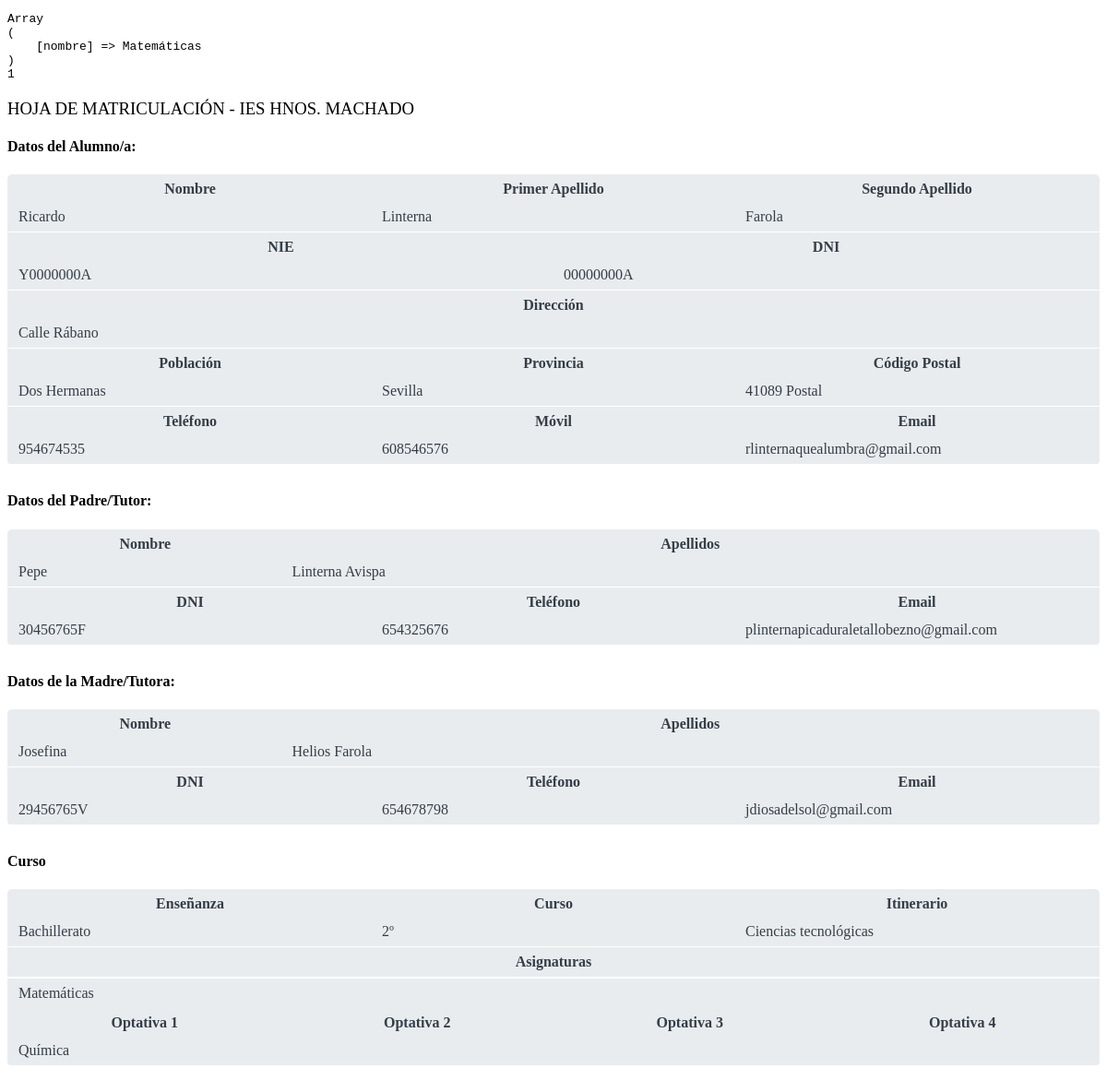
Page /php/matricula.php (signed in) on the earlier database version.
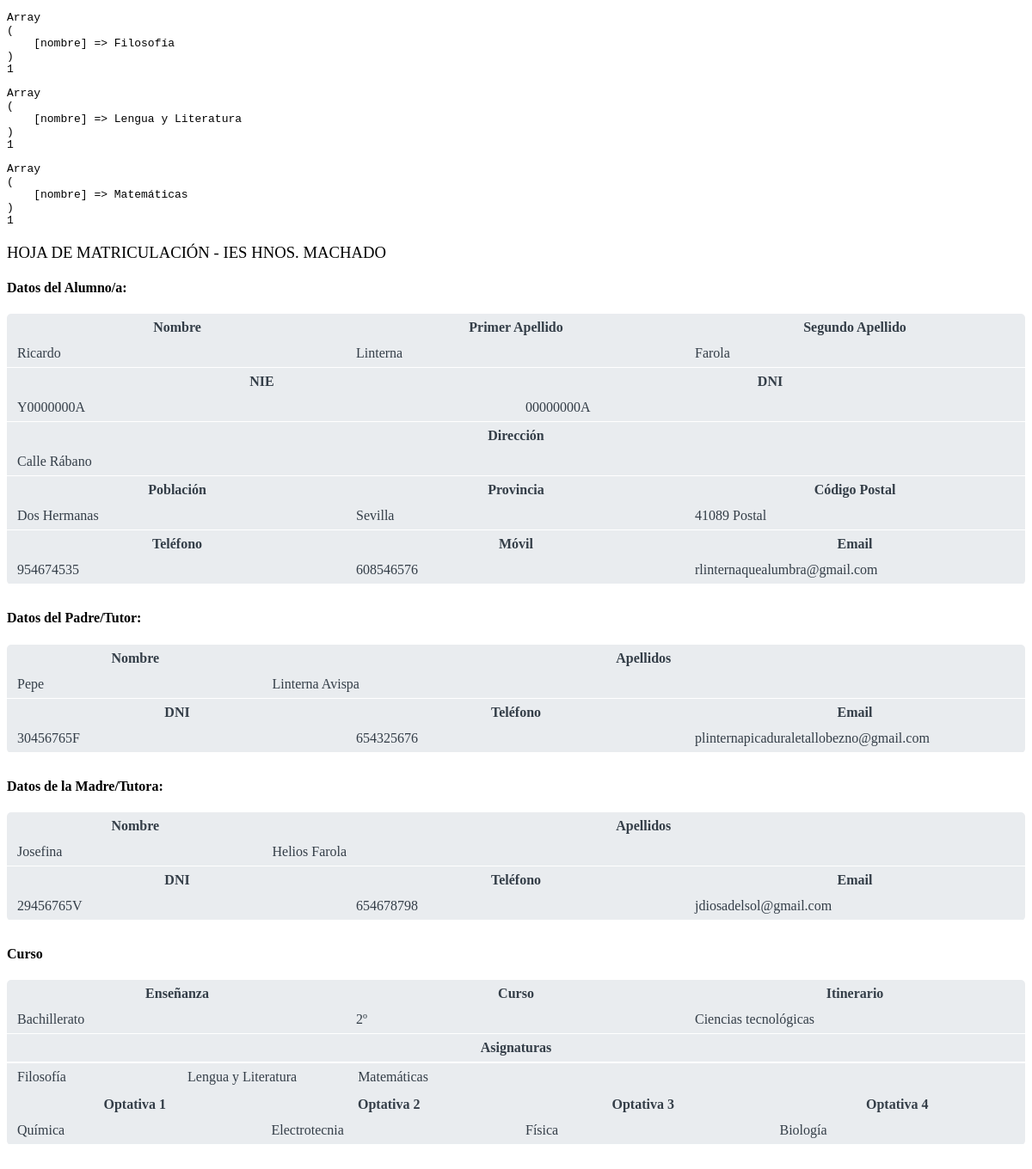
Same page on the later database version.
### tables this page shows
CREATE TABLE `asignaturas` (
  `codigo` varchar(20) NOT NULL,
  `nombre` varchar(40) NOT NULL,
  `id_itinerario` int(5) NOT NULL
);

CREATE TABLE `alumnos` (
  `id` int(5) NOT NULL,
  `dni` varchar(9) NOT NULL,
  `clave` varchar(40) NOT NULL,
  `nombre` varchar(40) NOT NULL,
  `apellido1` varchar(40) NOT NULL,
  `apellido2` varchar(40) NOT NULL,
  `nie` varchar(9) NOT NULL,
  `fecha_nac` date NOT NULL,
  `direccion` varchar(60) NOT NULL,
  `poblacion` varchar(40) NOT NULL,
  `provincia` varchar(40) NOT NULL,
  `cod_postal` int(5) NOT NULL,
  `tel_fijo` int(9) NOT NULL,
  `tel_movil` int(9) NOT NULL,
  `correo` varchar(50) NOT NULL,
  `dni_padre` varchar(9) NOT NULL,
  `nombre_padre` varchar(40) NOT NULL,
  `apellidos_padre` varchar(40) NOT NULL,
  `tel_padre` int(9) NOT NULL,
  `correo_padre` varchar(50) NOT NULL,
  `dni_madre` varchar(9) NOT NULL,
  `nombre_madre` varchar(40) NOT NULL,
  `apellidos_madre` varchar(40) NOT NULL,
  `tel_madre` int(9) NOT NULL,
  `correo_madre` varchar(50) NOT NULL,
  `cambio_datos` varchar(500) DEFAULT NULL
);

CREATE TABLE `cursos` (
  `id` int(5) NOT NULL,
  `nombre` varchar(40) NOT NULL,
  `id_enseñanza` int(5) NOT NULL
);

CREATE TABLE `itinerarios` (
  `id` int(5) NOT NULL,
  `nombre` varchar(40) NOT NULL,
  `id_curso` int(5) NOT NULL
);

CREATE TABLE `optativas` (
  `id` int(5) NOT NULL,
  `nombre` varchar(40) NOT NULL,
  `id_grupo_optativas` int(5) NOT NULL
);

### php/functions.php (called while the page is built, shortened)
<?php
function connectDB()
{
    try
    {
        $opc=array(PDO::MYSQL_ATTR_INIT_COMMAND => "SET NAMES utf8");
        $dsn="mysql:host=localhost;dbname=automatricula";
        $usuario="root";
        $contrasena="";
        $base=new PDO($dsn,$usuario,$contrasena,$opc);
    }
    catch (PDOException $e)
    {
        die ("Error".$e->getMessage());
        $resultado=null;
    }
    return $base;
}
function ejecutaConsulta($sql)
{
		$miconexion=connectDB();
		return $miconexion->query($sql);
}
function ejecutaConsultaArray($sql)
{
		$datos=[];
		$resultset=ejecutaConsulta($sql);
		while($fila=$resultset->fetch(PDO::FETCH_ASSOC))
		{
			$datos[]=$fila;
		}
		return $datos;
}
?>

### php/matricula.php (the view, shortened to what this page needs)
<!DOCTYPE html>
<html>
<head>
</head>
<body>
	<?php
		include "functions.php";
		$dni=$_SESSION['login'];
		$consulta="SELECT * FROM alumnos WHERE DNI='".$dni."';";
        $consulta2="SELECT E.NOMBRE, C.NOMBRE, I.NOMBRE, I.id FROM alumnos A, matriculas M, itinerarios I, cursos C, enseñanzas E WHERE A.DNI='".$dni."' AND A.ID=M.ID_ALUMNO AND M.ID_ITINERARIO=I.ID AND I.ID_CURSO=C.ID AND C.ID_enseñanza=E.ID";
        $consulta3="SELECT O.NOMBRE FROM matriculas M, optativas O, optativas_elegidas OE WHERE M.COD_MATRICULA=OE.COD_MATRICULA  AND O.ID=OE.ID_OPTATIVA1";
        $consulta4="SELECT O.NOMBRE FROM matriculas M, optativas O, optativas_elegidas OE WHERE M.COD_MATRICULA=OE.COD_MATRICULA  AND O.ID=OE.ID_OPTATIVA2";
        $consulta5="SELECT O.NOMBRE FROM matriculas M, optativas O, optativas_elegidas OE WHERE M.COD_MATRICULA=OE.COD_MATRICULA  AND O.ID=OE.ID_OPTATIVA3";
        $consulta6="SELECT O.NOMBRE FROM matriculas M, optativas O, optativas_elegidas OE WHERE M.COD_MATRICULA=OE.COD_MATRICULA  AND O.ID=OE.ID_OPTATIVA4";
		$resulset=ejecutaConsulta($consulta);
        $alumno=$resulset->fetch(PDO::FETCH_ASSOC);
        $resulset2=ejecutaConsulta($consulta2);
		$matricula=$resulset2->fetch(PDO::FETCH_NUM);
        $resulset3=ejecutaConsulta($consulta3);
		$optativa1=$resulset3->fetch(PDO::FETCH_NUM);
        $resulset4=ejecutaConsulta($consulta4);
		$optativa2=$resulset4->fetch(PDO::FETCH_NUM);
        $resulset5=ejecutaConsulta($consulta5);
		$optativa3=$resulset5->fetch(PDO::FETCH_NUM);
        $resulset6=ejecutaConsulta($consulta6);
		$optativa4=$resulset6->fetch(PDO::FETCH_NUM);
		$consulta7 = ejecutaConsultaArray("SELECT m.cod_matricula from alumnos a inner join matriculas m where a.id = m.id_alumno and a.dni='$dni'");
		$cod_matricula = $consulta7[0]["cod_matricula"];
		$sql= "SELECT nombre FROM asignaturas where id_itinerario = '".$matricula['3']."';";
		$asignaturas=ejecutaConsultaArray($sql);
		$tablaAsig='<table class="caja0"><tr><th class="caja6">Asignaturas</th></tr></table>';
		$tablaAsig.='<table class="caja0"><tr>';
		foreach($asignaturas as $indice=>$asig){
            echo "<pre>";
            echo print_r($asig);
            echo "</pre>";
			if($indice%4!=0)
				$tablaAsig.='<td class="caja5">'.$asig['nombre'].'</td>';
			else{
				$tablaAsig.='</tr></table><table><tr><td class="caja5">'.$asig['nombre'].'</td>';
			}
		}
		$tablaAsig.='</tr></table>';
	?>
	<div style="text-align:right"><barcode dimension="1D" type="EAN13" value="<?php echo $cod_matricula;?>" label="label" style="float:right;width:30mm; height:6mm; color: #000; font-size: 3mm"></barcode></div>
	<h3 style="font-weight:lighter;">HOJA DE MATRICULACIÓN - IES HNOS. MACHADO</h3>
	<h4>Datos del Alumno/a:</h4>
	<div class="contenedor">
	<table class="caja0">
		<tr><th class="caja4">Nombre</th><th class="caja4">Primer Apellido</th><th class="caja4">Segundo Apellido</th></tr>
		<tr><td class="caja4"><?php echo $alumno['nombre'];?></td><td class="caja4"><?php echo $alumno['apellido1'];?></td><td class="caja4"><?php echo $alumno['apellido2'];?></td></tr>
	</table>
	<table class="caja0">
		<tr><th class="caja3">NIE</th><th class="caja3">DNI</th></tr>
		<tr><td class="caja3"><?php echo $alumno['nie'];?></td><td class="caja3"><?php echo $alumno['dni'];?></td></tr>
	</table>
	<table class="caja0">
	 	<tr><th class="caja1">Dirección</th></tr>
	 	<tr><td class="caja1"><?php echo $alumno['direccion'];?></td></tr>
	</table>
	<table class="caja0">
	 	<tr><th class="caja4">Población</th><th class="caja4">Provincia</th><th class="caja4">Código Postal</th></tr>
	 	<tr><td class="caja4"><?php echo $alumno['poblacion'];?></td><td class="caja4"><?php echo $alumno['provincia'];?></td><td class="caja4"><?php echo $alumno['cod_postal'];?> Postal</td></tr>
	</table>
	<table class="caja0">
	 	<tr><th class="caja4">Teléfono</th><th class="caja4">Móvil</th><th class="caja4">Email</th></tr>
	 	<tr><td class="caja4"><?php echo $alumno['tel_fijo'];?></td><td class="caja4"><?php echo $alumno['tel_movil'];?></td><td class="caja4"><?php echo $alumno['correo'];?></td></tr>
	</table>
	</div>
 	<h4>Datos del Padre/Tutor:</h4>
 	<div class="contenedor">
 	<table class="caja0">
	 	<tr><th class="caja5">Nombre</th><th class="caja2">Apellidos</th></tr>
	 	<tr><td class="caja5"><?php echo $alumno['nombre_padre'];?></td><td class="caja2"><?php echo $alumno['apellidos_padre'];?></td></tr>
	</table>
	<table class="caja0">
	    <tr><th class="caja4">DNI</th><th class="caja4">Teléfono</th><th class="caja4">Email</th></tr>
	    <tr><td class="caja4"><?php echo $alumno['dni_padre'];?></td><td class="caja4"><?php echo $alumno['tel_padre'];?></td><td class="caja4"><?php echo $alumno['correo_padre'];?></td></tr>
	</table>
	</div>
	<h4>Datos de la Madre/Tutora:</h4>
	<div class="contenedor">
	<table class="caja0">
	 	<tr><th class="caja5">Nombre</th><th class="caja2">Apellidos</th></tr>
	 	<tr><td class="caja5"><?php echo $alumno['nombre_madre'];?></td><td class="caja2"><?php echo $alumno['apellidos_madre'];?></td></tr>
	</table>
	<table class="caja0">
	    <tr><th class="caja4">DNI</th><th class="caja4">Teléfono</th><th class="caja4">Email</th></tr>
	    <tr><td class="caja4"><?php echo $alumno['dni_madre'];?></td><td class="caja4"><?php echo $alumno['tel_madre'];?></td><td class="caja4"><?php echo $alumno['correo_madre'];?></td></tr>
	</table>
</div>
	<h4>Curso</h4>
	<div class="contenedor">
	<table class="caja0">
	    <tr><th class="caja4">Enseñanza</th><th class="caja4">Curso</th><th class="caja4">Itinerario</th></tr>
	    <tr><td class="caja4"><?php echo $matricula[0];?></td><td class="caja4"><?php echo $matricula[1];?></td><td class="caja4"><?php echo $matricula[2];?></td></tr>
    </table>
    <?php
    echo $tablaAsig;
    ?>
    <table class="caja0">
	    <tr><th class="caja5">Optativa 1</th><th class="caja5">Optativa 2</th><th class="caja5">Optativa 3</th><th class="caja5">Optativa 4</th></tr>
	    <tr><td class="caja5"><?php echo $optativa1[0];?></td><td class="caja5"><?php echo $optativa2[0];?></td><td class="caja5"><?php echo $optativa3[0];?></td><td class="caja5"><?php echo $optativa4[0];?></td></tr>
	</table>
</div>
</body>
</html>

### php/matricula.php (style rules this page uses)
.caja0, .caja6 { width:100%; }
.caja1 { width:100%; }
.caja2 { width: 75%; }
.caja3 { width: 50%; }
.caja4 { width: 33.3%; }
.caja5 { width: 25%; }
.caja6 { text-align: center; }
.caja1, .caja2, .caja3, .caja4, .caja5, .caja6 { padding:5px 10px; color:#343e48; border-radius:5px; }
.caja0 { border-bottom: solid 1px white; }
.contenedor { background-color:#e9ecef; border-radius:5px; margin-bottom:30px; }

Differences in the rows shown:
added asignaturas: asig "Array ( [nombre] => Filosofía ) 1", nombre "Filosofía"
added asignaturas: asig "Array ( [nombre] => Lengua y Literatura ) 1", nombre "Lengua y Literatura"
added optativas: nombre "Electrotecnia"
added optativas: nombre "Física"
added optativas: nombre "Biología"
